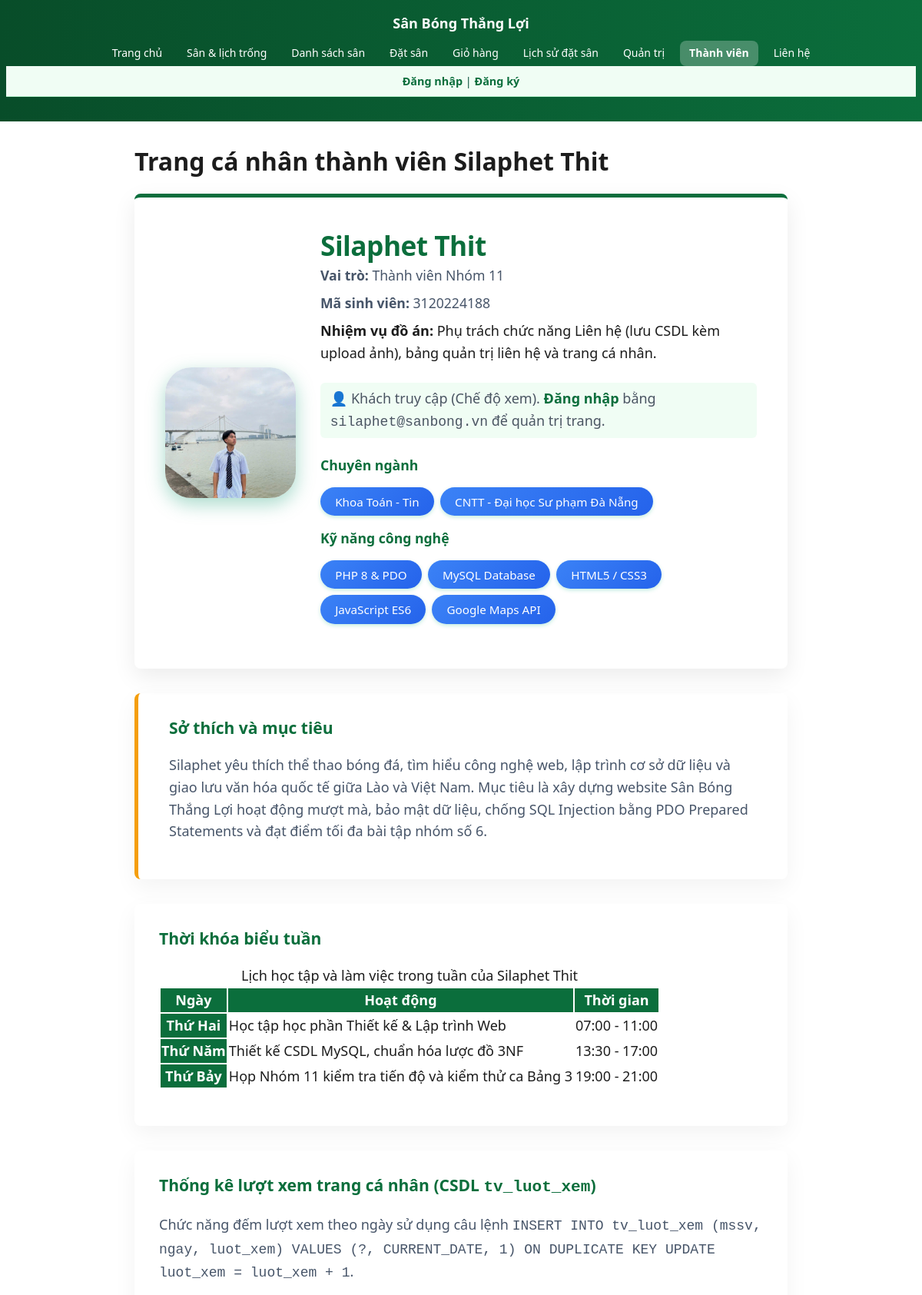
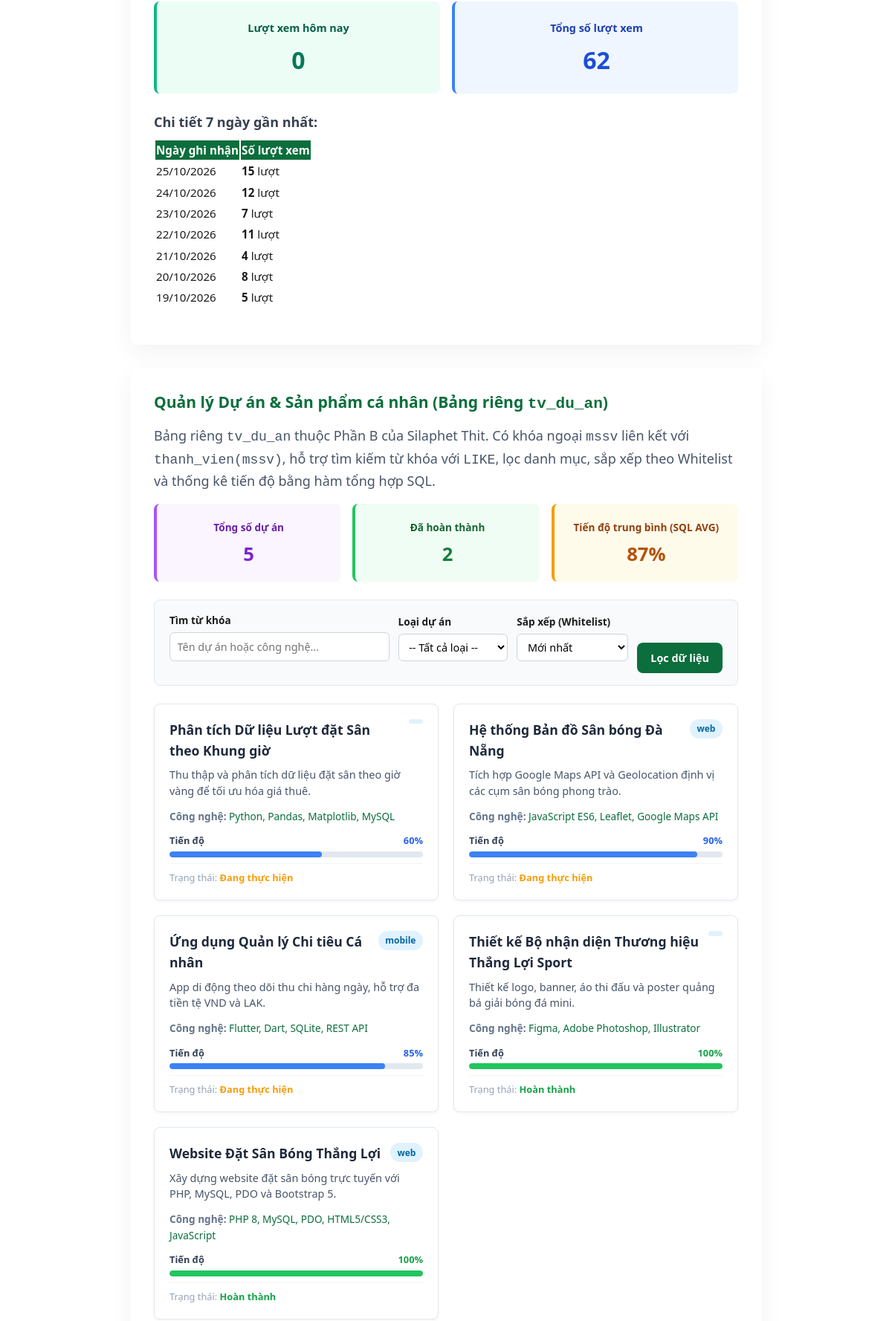
The app's page /thanhvien/3120224188_silaphet/gioithieu.php (upper part) with its own data (2 pictures, top to bottom).
### tables this page shows
CREATE TABLE tv_luot_xem (
    mssv VARCHAR(10) NOT NULL,
    ngay DATE NOT NULL,
    luot_xem INT UNSIGNED NOT NULL DEFAULT 0,
    PRIMARY KEY (mssv, ngay),
    CONSTRAINT fk_tv_luot_xem_thanh_vien FOREIGN KEY (mssv)
        REFERENCES thanh_vien(mssv) ON DELETE CASCADE ON UPDATE CASCADE
);

CREATE TABLE tv_du_an (
    id INT UNSIGNED AUTO_INCREMENT PRIMARY KEY,
    mssv VARCHAR(10) NOT NULL,
    ten_du_an VARCHAR(150) NOT NULL,
    loai_du_an ENUM('web', 'mobile', 'ai', 'khac') NOT NULL DEFAULT 'web',
    mo_ta TEXT NULL,
    cong_nghe VARCHAR(255) NOT NULL,
    tien_do TINYINT UNSIGNED NOT NULL DEFAULT 0 CHECK (tien_do <= 100),
    trang_thai ENUM('dang_lam', 'hoan_thanh', 'tam_dung') NOT NULL DEFAULT 'dang_lam',
    ngay_tao DATETIME NOT NULL DEFAULT CURRENT_TIMESTAMP,
    CONSTRAINT fk_tv_du_an_thanh_vien FOREIGN KEY (mssv)
        REFERENCES thanh_vien(mssv) ON DELETE CASCADE ON UPDATE CASCADE
);

### thanhvien/3120224188_silaphet/gioithieu.php (the view, shortened to what the rows shown need)
<?php
require_once __DIR__ . '/../../inc/config.php';
require_once __DIR__ . '/../../inc/ham.php';
$mssv = MSSV_SILAPHET;
$ds7Ngay = [];
if ($pdo) {
    try {
        $st7 = $pdo->prepare("SELECT DATE_FORMAT(ngay, '%d/%m/%Y') AS ngay_dmy, luot_xem FROM tv_luot_xem WHERE mssv = ? ORDER BY ngay DESC LIMIT 7");
        $st7->execute([$mssv]);
        $ds7Ngay = $st7->fetchAll();
    } catch (Throwable $e) {}
}
$sx_da = trim((string)($_GET['sx_da'] ?? 'moi'));
$dsDuAn = [];
if ($pdo) {
    try {
        $whereSql = ['mssv = ?'];
        $paramsSql = [$mssv];
        $orderBySql = match ($sx_da) {
            'cu'            => 'ngay_tao ASC, id ASC',
            'tien-do-giam'  => 'tien_do DESC, id DESC',
            'tien-do-tang'  => 'tien_do ASC, id ASC',
            'ten'           => 'ten_du_an ASC, id ASC',
            default         => 'ngay_tao DESC, id DESC',
        };
        $whereClause = 'WHERE ' . implode(' AND ', $whereSql);
        $stDA = $pdo->prepare("SELECT * FROM tv_du_an $whereClause ORDER BY $orderBySql");
        $stDA->execute($paramsSql);
        $dsDuAn = $stDA->fetchAll();
    } catch (Throwable $e) {}
}
$customCss = '<link rel="stylesheet" href="css/profile.css">';
require_once __DIR__ . '/../../inc/header.php';
?>
<main class="trang__main profile-main">
    <h1 class="chu-canh-giua mb-1">Trang cá nhân thành viên Silaphet Thit</h1>
    <section class="profile-card">
        <div class="profile-card__info">
            <h2 class="profile-card__name">Silaphet Thit</h2>
        </div>
    </section>
    <section class="profile-schedule">
        <div class="bang-cuon-ngang">
            <table class="bang-du-lieu">
                <caption>Lịch học tập và làm việc trong tuần của Silaphet Thit</caption>
                <thead>
                    <tr>
                        <th scope="col">Ngày</th>
                        <th scope="col">Hoạt động</th>
                        <th scope="col">Thời gian</th>
                    </tr>
                </thead>
                <tbody>
                    <tr>
                        <th scope="row">Thứ Hai</th>
                    </tr>
                    <tr>
                        <th scope="row">Thứ Năm</th>
                    </tr>
                    <tr>
                        <th scope="row">Thứ Bảy</th>
                    </tr>
                </tbody>
            </table>
        </div>
    </section>
    <section class="profile-schedule" aria-labelledby="tieu-de-luot-xem">
        <?php if (!empty($ds7Ngay)): ?>
            <div class="bang-cuon-ngang">
                <table class="bang-du-lieu" style="font-size: 0.95rem;">
                    <thead>
                        <tr>
                            <th scope="col">Ngày ghi nhận</th>
                            <th scope="col">Số lượt xem</th>
                        </tr>
                    </thead>
                    <tbody>
                        <?php foreach ($ds7Ngay as $dongLX): ?>
                            <tr>
                                <td><?= e($dongLX['ngay_dmy']) ?></td>
                                <td><strong><?= (int)$dongLX['luot_xem'] ?></strong> lượt</td>
                            </tr>
                        <?php endforeach; ?>
                    </tbody>
                </table>
            </div>
        <?php endif; ?>
    </section>
    <section class="profile-schedule" id="quan-ly-du-an">
        <?php if (empty($dsDuAn)): ?>
            <div style="background: #f1f5f9; padding: 1.5rem; text-align: center; border-radius: 8px; color: #64748b;">
                Không tìm thấy dự án nào khớp với điều kiện tìm kiếm.
            </div>
        <?php else: ?>
            <div style="display: grid; grid-template-columns: repeat(auto-fill, minmax(280px, 1fr)); gap: 1.25rem;">
                <?php foreach ($dsDuAn as $da): ?>
                    <article style="background: #ffffff; border: 1px solid #e2e8f0; border-radius: 8px; padding: 1.25rem; display: flex; flex-direction: column; justify-content: space-between; box-shadow: 0 2px 4px rgba(0,0,0,0.04); transition: transform 0.2s;" onmouseover="this.style.transform='translateY(-3px)'" onmouseout="this.style.transform='none'">
                        <div>
                            <div style="display: flex; justify-content: space-between; align-items: flex-start; gap: 0.5rem; margin-bottom: 0.5rem;">
                                <h4 style="margin: 0; font-size: 1.1rem; color: #1e293b;"><?= e($da['ten_du_an']) ?></h4>
                                <span style="background: #e0f2fe; color: #0369a1; padding: 0.2rem 0.6rem; border-radius: 20px; font-size: 0.75rem; font-weight: 600; white-space: nowrap;">
                                    <?= e($da['loai_du_an']) ?>
                                </span>
                            </div>
                            <p style="font-size: 0.9rem; color: #475569; margin-bottom: 0.75rem; line-height: 1.5;">
                                <?= e($da['mo_ta']) ?>
                            </p>
                            <p style="font-size: 0.85rem; color: #64748b; margin-bottom: 0.75rem;">
                                <strong>Công nghệ:</strong> <span style="color: #0b6e3c;"><?= e($da['cong_nghe']) ?></span>
                            </p>
                        </div>
                        <div>
                            <div style="margin-bottom: 0.5rem;">
                                <div style="display: flex; justify-content: space-between; font-size: 0.8rem; margin-bottom: 0.25rem;">
                                    <span style="font-weight: 600; color: #334155;">Tiến độ</span>
                                    <span style="font-weight: 700; color: <?= (int)$da['tien_do'] === 100 ? '#16a34a' : '#2563eb' ?>"><?= (int)$da['tien_do'] ?>%</span>
                                </div>
                                <div style="width: 100%; height: 8px; background: #e2e8f0; border-radius: 4px; overflow: hidden;">
                                    <div style="width: <?= (int)$da['tien_do'] ?>%; height: 100%; background: <?= (int)$da['tien_do'] === 100 ? '#22c55e' : '#3b82f6' ?>; border-radius: 4px;"></div>
                                </div>
                            </div>
                            <div style="display: flex; justify-content: space-between; align-items: center; font-size: 0.8rem; color: #94a3b8; border-top: 1px solid #f1f5f9; padding-top: 0.5rem; margin-top: 0.5rem;">
                                <span>Trạng thái:
                                    <strong style="color: <?= $da['trang_thai'] === 'hoan_thanh' ? '#16a34a' : ($da['trang_thai'] === 'dang_lam' ? '#f59e0b' : '#ef4444') ?>">
                                        <?= $da['trang_thai'] === 'hoan_thanh' ? 'Hoàn thành' : ($da['trang_thai'] === 'dang_lam' ? 'Đang thực hiện' : 'Tạm dừng') ?>
                                    </strong>
                                </span>
                            </div>
                        </div>
                    </article>
                <?php endforeach; ?>
            </div>
        <?php endif; ?>
    </section>
</main>
<?php
require_once __DIR__ . '/../../inc/footer.php';
?>

### records on screen
tv_luot_xem: ngay_dmy "25/10/2026", luot_xem "15"
tv_luot_xem: ngay_dmy "24/10/2026", luot_xem "12"
tv_luot_xem: ngay_dmy "23/10/2026", luot_xem "7"
tv_luot_xem: ngay_dmy "22/10/2026", luot_xem "11"
tv_luot_xem: ngay_dmy "21/10/2026", luot_xem "4"
tv_luot_xem: ngay_dmy "20/10/2026", luot_xem "8"
tv_luot_xem: ngay_dmy "19/10/2026", luot_xem "5"
tv_du_an: ten_du_an "Phân tích Dữ liệu Lượt đặt Sân theo Khung giờ", mo_ta "Thu thập và phân tích dữ liệu đặt sân theo giờ vàng để tối ưu hóa giá thuê.", cong_nghe "Python, Pandas, Matplotlib, MySQL", tien_do "60", trang_thai "Đang thực hiện"
tv_du_an: ten_du_an "Hệ thống Bản đồ Sân bóng Đà Nẵng", loai_du_an "web", mo_ta "Tích hợp Google Maps API và Geolocation định vị các cụm sân bóng phong trào.", cong_nghe "JavaScript ES6, Leaflet, Google Maps API", tien_do "90", trang_thai "Đang thực hiện"
tv_du_an: ten_du_an "Ứng dụng Quản lý Chi tiêu Cá nhân", loai_du_an "mobile", mo_ta "App di động theo dõi thu chi hàng ngày, hỗ trợ đa tiền tệ VND và LAK.", cong_nghe "Flutter, Dart, SQLite, REST API", tien_do "85", trang_thai "Đang thực hiện"
tv_du_an: ten_du_an "Thiết kế Bộ nhận diện Thương hiệu Thắng Lợi Sport", mo_ta "Thiết kế logo, banner, áo thi đấu và poster quảng bá giải bóng đá mini.", cong_nghe "Figma, Adobe Photoshop, Illustrator", tien_do "100", trang_thai "Hoàn thành"
tv_du_an: ten_du_an "Website Đặt Sân Bóng Thắng Lợi", loai_du_an "web", mo_ta "Xây dựng website đặt sân bóng trực tuyến với PHP, MySQL, PDO và Bootstrap 5.", cong_nghe "PHP 8, MySQL, PDO, HTML5/CSS3, JavaScript", tien_do "100", trang_thai "Hoàn thành"

### other values on screen
$nhan "Trang chủ"
$nhan "Sân & lịch trống"
$nhan "Danh sách sân"
$nhan "Đặt sân"
$nhan "Giỏ hàng"
$nhan "Lịch sử đặt sân"
$nhan "Quản trị"
$nhan "Thành viên"
$nhan "Liên hệ"
$mssv "3120224188"
$luotXemHomNay "0"
$tongLuotXem "62"
$thongKeDuAn['tong'] "5"
$thongKeDuAn['hoan_thanh'] "2"
$thongKeDuAn['tien_do_tb'] "87"
